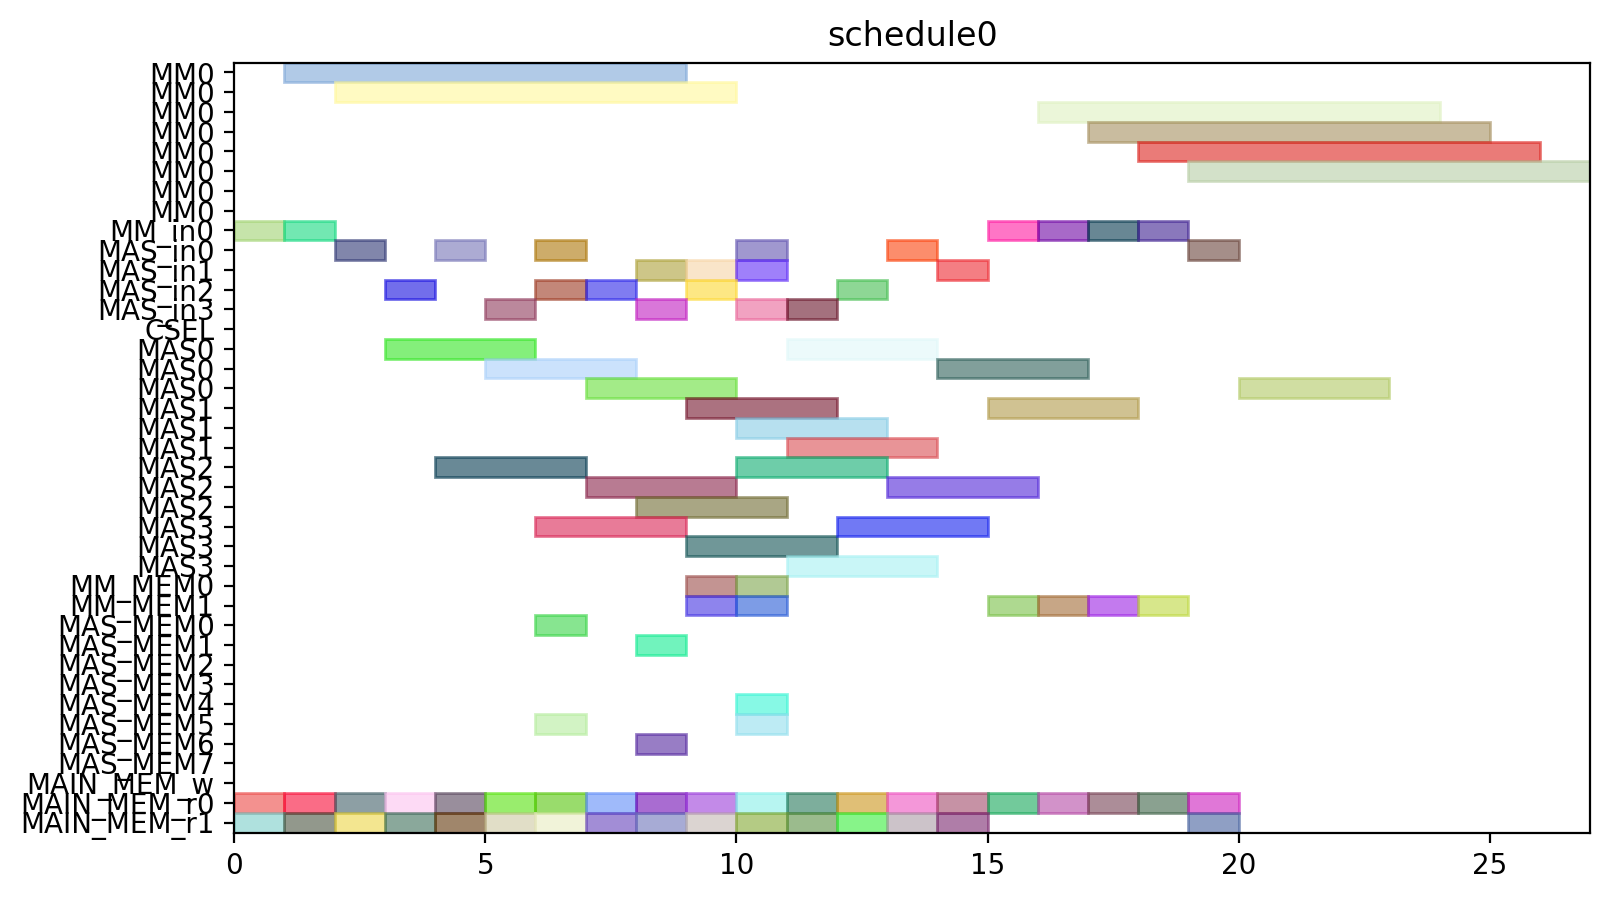

Recreate this plot in Python.
from pyschedule import Scenario, solvers, plotters, alt


def solve():
	horizon = 120
	S = Scenario("schedule0", horizon=horizon)

	# resource
	MM = S.Resources('MM', num=1, size=8)
	MM_in = S.Resources('MM_in', num=1)
	MAS_in = S.Resources('MAS_in', num=4)
	CSEL = S.Resource('CSEL')
	MAS = S.Resources('MAS', num=4, size=3, periods=range(1, horizon))
	MM_MEM = S.Resources('MM_MEM', num=2)
	MAS_MEM = S.Resources('MAS_MEM', num=8)
	MAIN_MEM_w = S.Resource('MAIN_MEM_w', size=1)
	MAIN_MEM_r = S.Resources('MAIN_MEM_r', num=2)

	# result of previous scheduling

	# new tasks
	c_qinv_denom_inv0 = S.Task('c_qinv_denom_inv0', length=8, delay_cost=1)
	c_qinv_denom_inv0 += alt(MM)
	c_qinv_denom_inv0_in = S.Task('c_qinv_denom_inv0_in', length=1, delay_cost=1)
	c_qinv_denom_inv0_in += alt(MM_in)
	S += c_qinv_denom_inv0_in*MM_in[0]<=c_qinv_denom_inv0*MM[0]
	c_qinv_denom_inv0_mem0 = S.Task('c_qinv_denom_inv0_mem0', length=1, delay_cost=1)
	c_qinv_denom_inv0_mem0 += MAIN_MEM_r[0]
	S += c_qinv_denom_inv0_mem0 <= c_qinv_denom_inv0

	c_qinv_denom_inv0_mem1 = S.Task('c_qinv_denom_inv0_mem1', length=1, delay_cost=1)
	c_qinv_denom_inv0_mem1 += MAIN_MEM_r[1]
	S += c_qinv_denom_inv0_mem1 <= c_qinv_denom_inv0

	c_qinv_denom_inv1_ = S.Task('c_qinv_denom_inv1_', length=8, delay_cost=1)
	c_qinv_denom_inv1_ += alt(MM)
	c_qinv_denom_inv1__in = S.Task('c_qinv_denom_inv1__in', length=1, delay_cost=1)
	c_qinv_denom_inv1__in += alt(MM_in)
	S += c_qinv_denom_inv1__in*MM_in[0]<=c_qinv_denom_inv1_*MM[0]
	c_qinv_denom_inv1__mem0 = S.Task('c_qinv_denom_inv1__mem0', length=1, delay_cost=1)
	c_qinv_denom_inv1__mem0 += MAIN_MEM_r[0]
	S += c_qinv_denom_inv1__mem0 <= c_qinv_denom_inv1_

	c_qinv_denom_inv1__mem1 = S.Task('c_qinv_denom_inv1__mem1', length=1, delay_cost=1)
	c_qinv_denom_inv1__mem1 += MAIN_MEM_r[1]
	S += c_qinv_denom_inv1__mem1 <= c_qinv_denom_inv1_

	c_qinv0_t2 = S.Task('c_qinv0_t2', length=3, delay_cost=1)
	c_qinv0_t2 += alt(MAS)
	c_qinv0_t2_in = S.Task('c_qinv0_t2_in', length=1, delay_cost=1)
	c_qinv0_t2_in += alt(MAS_in)
	S += c_qinv0_t2_in*MAS_in[0]<=c_qinv0_t2*MAS[0]

	S += c_qinv0_t2_in*MAS_in[1]<=c_qinv0_t2*MAS[1]

	S += c_qinv0_t2_in*MAS_in[2]<=c_qinv0_t2*MAS[2]

	S += c_qinv0_t2_in*MAS_in[3]<=c_qinv0_t2*MAS[3]

	c_qinv0_t2_mem0 = S.Task('c_qinv0_t2_mem0', length=1, delay_cost=1)
	c_qinv0_t2_mem0 += MAIN_MEM_r[0]
	S += c_qinv0_t2_mem0 <= c_qinv0_t2

	c_qinv0_t2_mem1 = S.Task('c_qinv0_t2_mem1', length=1, delay_cost=1)
	c_qinv0_t2_mem1 += MAIN_MEM_r[1]
	S += c_qinv0_t2_mem1 <= c_qinv0_t2

	c_qinv1__t2 = S.Task('c_qinv1__t2', length=3, delay_cost=1)
	c_qinv1__t2 += alt(MAS)
	c_qinv1__t2_in = S.Task('c_qinv1__t2_in', length=1, delay_cost=1)
	c_qinv1__t2_in += alt(MAS_in)
	S += c_qinv1__t2_in*MAS_in[0]<=c_qinv1__t2*MAS[0]

	S += c_qinv1__t2_in*MAS_in[1]<=c_qinv1__t2*MAS[1]

	S += c_qinv1__t2_in*MAS_in[2]<=c_qinv1__t2*MAS[2]

	S += c_qinv1__t2_in*MAS_in[3]<=c_qinv1__t2*MAS[3]

	c_qinv1__t2_mem0 = S.Task('c_qinv1__t2_mem0', length=1, delay_cost=1)
	c_qinv1__t2_mem0 += MAIN_MEM_r[0]
	S += c_qinv1__t2_mem0 <= c_qinv1__t2

	c_qinv1__t2_mem1 = S.Task('c_qinv1__t2_mem1', length=1, delay_cost=1)
	c_qinv1__t2_mem1 += MAIN_MEM_r[1]
	S += c_qinv1__t2_mem1 <= c_qinv1__t2

	c0_t0_t2 = S.Task('c0_t0_t2', length=3, delay_cost=1)
	c0_t0_t2 += alt(MAS)
	c0_t0_t2_in = S.Task('c0_t0_t2_in', length=1, delay_cost=1)
	c0_t0_t2_in += alt(MAS_in)
	S += c0_t0_t2_in*MAS_in[0]<=c0_t0_t2*MAS[0]

	S += c0_t0_t2_in*MAS_in[1]<=c0_t0_t2*MAS[1]

	S += c0_t0_t2_in*MAS_in[2]<=c0_t0_t2*MAS[2]

	S += c0_t0_t2_in*MAS_in[3]<=c0_t0_t2*MAS[3]

	c0_t0_t2_mem0 = S.Task('c0_t0_t2_mem0', length=1, delay_cost=1)
	c0_t0_t2_mem0 += MAIN_MEM_r[0]
	S += c0_t0_t2_mem0 <= c0_t0_t2

	c0_t0_t2_mem1 = S.Task('c0_t0_t2_mem1', length=1, delay_cost=1)
	c0_t0_t2_mem1 += MAIN_MEM_r[1]
	S += c0_t0_t2_mem1 <= c0_t0_t2

	c0_t1_t2 = S.Task('c0_t1_t2', length=3, delay_cost=1)
	c0_t1_t2 += alt(MAS)
	c0_t1_t2_in = S.Task('c0_t1_t2_in', length=1, delay_cost=1)
	c0_t1_t2_in += alt(MAS_in)
	S += c0_t1_t2_in*MAS_in[0]<=c0_t1_t2*MAS[0]

	S += c0_t1_t2_in*MAS_in[1]<=c0_t1_t2*MAS[1]

	S += c0_t1_t2_in*MAS_in[2]<=c0_t1_t2*MAS[2]

	S += c0_t1_t2_in*MAS_in[3]<=c0_t1_t2*MAS[3]

	c0_t1_t2_mem0 = S.Task('c0_t1_t2_mem0', length=1, delay_cost=1)
	c0_t1_t2_mem0 += MAIN_MEM_r[0]
	S += c0_t1_t2_mem0 <= c0_t1_t2

	c0_t1_t2_mem1 = S.Task('c0_t1_t2_mem1', length=1, delay_cost=1)
	c0_t1_t2_mem1 += MAIN_MEM_r[1]
	S += c0_t1_t2_mem1 <= c0_t1_t2

	c0_t20 = S.Task('c0_t20', length=3, delay_cost=1)
	c0_t20 += alt(MAS)
	c0_t20_in = S.Task('c0_t20_in', length=1, delay_cost=1)
	c0_t20_in += alt(MAS_in)
	S += c0_t20_in*MAS_in[0]<=c0_t20*MAS[0]

	S += c0_t20_in*MAS_in[1]<=c0_t20*MAS[1]

	S += c0_t20_in*MAS_in[2]<=c0_t20*MAS[2]

	S += c0_t20_in*MAS_in[3]<=c0_t20*MAS[3]

	c0_t20_mem0 = S.Task('c0_t20_mem0', length=1, delay_cost=1)
	c0_t20_mem0 += MAIN_MEM_r[0]
	S += c0_t20_mem0 <= c0_t20

	c0_t20_mem1 = S.Task('c0_t20_mem1', length=1, delay_cost=1)
	c0_t20_mem1 += MAIN_MEM_r[1]
	S += c0_t20_mem1 <= c0_t20

	c0_t21 = S.Task('c0_t21', length=3, delay_cost=1)
	c0_t21 += alt(MAS)
	c0_t21_in = S.Task('c0_t21_in', length=1, delay_cost=1)
	c0_t21_in += alt(MAS_in)
	S += c0_t21_in*MAS_in[0]<=c0_t21*MAS[0]

	S += c0_t21_in*MAS_in[1]<=c0_t21*MAS[1]

	S += c0_t21_in*MAS_in[2]<=c0_t21*MAS[2]

	S += c0_t21_in*MAS_in[3]<=c0_t21*MAS[3]

	c0_t21_mem0 = S.Task('c0_t21_mem0', length=1, delay_cost=1)
	c0_t21_mem0 += MAIN_MEM_r[0]
	S += c0_t21_mem0 <= c0_t21

	c0_t21_mem1 = S.Task('c0_t21_mem1', length=1, delay_cost=1)
	c0_t21_mem1 += MAIN_MEM_r[1]
	S += c0_t21_mem1 <= c0_t21

	c1_t0_t2 = S.Task('c1_t0_t2', length=3, delay_cost=1)
	c1_t0_t2 += alt(MAS)
	c1_t0_t2_in = S.Task('c1_t0_t2_in', length=1, delay_cost=1)
	c1_t0_t2_in += alt(MAS_in)
	S += c1_t0_t2_in*MAS_in[0]<=c1_t0_t2*MAS[0]

	S += c1_t0_t2_in*MAS_in[1]<=c1_t0_t2*MAS[1]

	S += c1_t0_t2_in*MAS_in[2]<=c1_t0_t2*MAS[2]

	S += c1_t0_t2_in*MAS_in[3]<=c1_t0_t2*MAS[3]

	c1_t0_t2_mem0 = S.Task('c1_t0_t2_mem0', length=1, delay_cost=1)
	c1_t0_t2_mem0 += MAIN_MEM_r[0]
	S += c1_t0_t2_mem0 <= c1_t0_t2

	c1_t0_t2_mem1 = S.Task('c1_t0_t2_mem1', length=1, delay_cost=1)
	c1_t0_t2_mem1 += MAIN_MEM_r[1]
	S += c1_t0_t2_mem1 <= c1_t0_t2

	c1_t1_t2 = S.Task('c1_t1_t2', length=3, delay_cost=1)
	c1_t1_t2 += alt(MAS)
	c1_t1_t2_in = S.Task('c1_t1_t2_in', length=1, delay_cost=1)
	c1_t1_t2_in += alt(MAS_in)
	S += c1_t1_t2_in*MAS_in[0]<=c1_t1_t2*MAS[0]

	S += c1_t1_t2_in*MAS_in[1]<=c1_t1_t2*MAS[1]

	S += c1_t1_t2_in*MAS_in[2]<=c1_t1_t2*MAS[2]

	S += c1_t1_t2_in*MAS_in[3]<=c1_t1_t2*MAS[3]

	c1_t1_t2_mem0 = S.Task('c1_t1_t2_mem0', length=1, delay_cost=1)
	c1_t1_t2_mem0 += MAIN_MEM_r[0]
	S += c1_t1_t2_mem0 <= c1_t1_t2

	c1_t1_t2_mem1 = S.Task('c1_t1_t2_mem1', length=1, delay_cost=1)
	c1_t1_t2_mem1 += MAIN_MEM_r[1]
	S += c1_t1_t2_mem1 <= c1_t1_t2

	c1_t20 = S.Task('c1_t20', length=3, delay_cost=1)
	c1_t20 += alt(MAS)
	c1_t20_in = S.Task('c1_t20_in', length=1, delay_cost=1)
	c1_t20_in += alt(MAS_in)
	S += c1_t20_in*MAS_in[0]<=c1_t20*MAS[0]

	S += c1_t20_in*MAS_in[1]<=c1_t20*MAS[1]

	S += c1_t20_in*MAS_in[2]<=c1_t20*MAS[2]

	S += c1_t20_in*MAS_in[3]<=c1_t20*MAS[3]

	c1_t20_mem0 = S.Task('c1_t20_mem0', length=1, delay_cost=1)
	c1_t20_mem0 += MAIN_MEM_r[0]
	S += c1_t20_mem0 <= c1_t20

	c1_t20_mem1 = S.Task('c1_t20_mem1', length=1, delay_cost=1)
	c1_t20_mem1 += MAIN_MEM_r[1]
	S += c1_t20_mem1 <= c1_t20

	c1_t21 = S.Task('c1_t21', length=3, delay_cost=1)
	c1_t21 += alt(MAS)
	c1_t21_in = S.Task('c1_t21_in', length=1, delay_cost=1)
	c1_t21_in += alt(MAS_in)
	S += c1_t21_in*MAS_in[0]<=c1_t21*MAS[0]

	S += c1_t21_in*MAS_in[1]<=c1_t21*MAS[1]

	S += c1_t21_in*MAS_in[2]<=c1_t21*MAS[2]

	S += c1_t21_in*MAS_in[3]<=c1_t21*MAS[3]

	c1_t21_mem0 = S.Task('c1_t21_mem0', length=1, delay_cost=1)
	c1_t21_mem0 += MAIN_MEM_r[0]
	S += c1_t21_mem0 <= c1_t21

	c1_t21_mem1 = S.Task('c1_t21_mem1', length=1, delay_cost=1)
	c1_t21_mem1 += MAIN_MEM_r[1]
	S += c1_t21_mem1 <= c1_t21

	c2_t0_t2 = S.Task('c2_t0_t2', length=3, delay_cost=1)
	c2_t0_t2 += alt(MAS)
	c2_t0_t2_in = S.Task('c2_t0_t2_in', length=1, delay_cost=1)
	c2_t0_t2_in += alt(MAS_in)
	S += c2_t0_t2_in*MAS_in[0]<=c2_t0_t2*MAS[0]

	S += c2_t0_t2_in*MAS_in[1]<=c2_t0_t2*MAS[1]

	S += c2_t0_t2_in*MAS_in[2]<=c2_t0_t2*MAS[2]

	S += c2_t0_t2_in*MAS_in[3]<=c2_t0_t2*MAS[3]

	c2_t0_t2_mem0 = S.Task('c2_t0_t2_mem0', length=1, delay_cost=1)
	c2_t0_t2_mem0 += MAIN_MEM_r[0]
	S += c2_t0_t2_mem0 <= c2_t0_t2

	c2_t0_t2_mem1 = S.Task('c2_t0_t2_mem1', length=1, delay_cost=1)
	c2_t0_t2_mem1 += MAIN_MEM_r[1]
	S += c2_t0_t2_mem1 <= c2_t0_t2

	c2_t1_t2 = S.Task('c2_t1_t2', length=3, delay_cost=1)
	c2_t1_t2 += alt(MAS)
	c2_t1_t2_in = S.Task('c2_t1_t2_in', length=1, delay_cost=1)
	c2_t1_t2_in += alt(MAS_in)
	S += c2_t1_t2_in*MAS_in[0]<=c2_t1_t2*MAS[0]

	S += c2_t1_t2_in*MAS_in[1]<=c2_t1_t2*MAS[1]

	S += c2_t1_t2_in*MAS_in[2]<=c2_t1_t2*MAS[2]

	S += c2_t1_t2_in*MAS_in[3]<=c2_t1_t2*MAS[3]

	c2_t1_t2_mem0 = S.Task('c2_t1_t2_mem0', length=1, delay_cost=1)
	c2_t1_t2_mem0 += MAIN_MEM_r[0]
	S += c2_t1_t2_mem0 <= c2_t1_t2

	c2_t1_t2_mem1 = S.Task('c2_t1_t2_mem1', length=1, delay_cost=1)
	c2_t1_t2_mem1 += MAIN_MEM_r[1]
	S += c2_t1_t2_mem1 <= c2_t1_t2

	c2_t20 = S.Task('c2_t20', length=3, delay_cost=1)
	c2_t20 += alt(MAS)
	c2_t20_in = S.Task('c2_t20_in', length=1, delay_cost=1)
	c2_t20_in += alt(MAS_in)
	S += c2_t20_in*MAS_in[0]<=c2_t20*MAS[0]

	S += c2_t20_in*MAS_in[1]<=c2_t20*MAS[1]

	S += c2_t20_in*MAS_in[2]<=c2_t20*MAS[2]

	S += c2_t20_in*MAS_in[3]<=c2_t20*MAS[3]

	c2_t20_mem0 = S.Task('c2_t20_mem0', length=1, delay_cost=1)
	c2_t20_mem0 += MAIN_MEM_r[0]
	S += c2_t20_mem0 <= c2_t20

	c2_t20_mem1 = S.Task('c2_t20_mem1', length=1, delay_cost=1)
	c2_t20_mem1 += MAIN_MEM_r[1]
	S += c2_t20_mem1 <= c2_t20

	c2_t21 = S.Task('c2_t21', length=3, delay_cost=1)
	c2_t21 += alt(MAS)
	c2_t21_in = S.Task('c2_t21_in', length=1, delay_cost=1)
	c2_t21_in += alt(MAS_in)
	S += c2_t21_in*MAS_in[0]<=c2_t21*MAS[0]

	S += c2_t21_in*MAS_in[1]<=c2_t21*MAS[1]

	S += c2_t21_in*MAS_in[2]<=c2_t21*MAS[2]

	S += c2_t21_in*MAS_in[3]<=c2_t21*MAS[3]

	c2_t21_mem0 = S.Task('c2_t21_mem0', length=1, delay_cost=1)
	c2_t21_mem0 += MAIN_MEM_r[0]
	S += c2_t21_mem0 <= c2_t21

	c2_t21_mem1 = S.Task('c2_t21_mem1', length=1, delay_cost=1)
	c2_t21_mem1 += MAIN_MEM_r[1]
	S += c2_t21_mem1 <= c2_t21

	c_qinv0_t0 = S.Task('c_qinv0_t0', length=8, delay_cost=1)
	c_qinv0_t0 += alt(MM)
	c_qinv0_t0_in = S.Task('c_qinv0_t0_in', length=1, delay_cost=1)
	c_qinv0_t0_in += alt(MM_in)
	S += c_qinv0_t0_in*MM_in[0]<=c_qinv0_t0*MM[0]
	c_qinv0_t0_mem0 = S.Task('c_qinv0_t0_mem0', length=1, delay_cost=1)
	c_qinv0_t0_mem0 += MAIN_MEM_r[0]
	S += c_qinv0_t0_mem0 <= c_qinv0_t0

	c_qinv0_t0_mem1 = S.Task('c_qinv0_t0_mem1', length=1, delay_cost=1)
	c_qinv0_t0_mem1 += alt(MM_MEM)
	S += (c_qinv_denom_inv0*MM[0])-1 < c_qinv0_t0_mem1*MM_MEM[1]
	S += c_qinv0_t0_mem1 <= c_qinv0_t0

	c_qinv0_t1 = S.Task('c_qinv0_t1', length=8, delay_cost=1)
	c_qinv0_t1 += alt(MM)
	c_qinv0_t1_in = S.Task('c_qinv0_t1_in', length=1, delay_cost=1)
	c_qinv0_t1_in += alt(MM_in)
	S += c_qinv0_t1_in*MM_in[0]<=c_qinv0_t1*MM[0]
	c_qinv0_t1_mem0 = S.Task('c_qinv0_t1_mem0', length=1, delay_cost=1)
	c_qinv0_t1_mem0 += MAIN_MEM_r[0]
	S += c_qinv0_t1_mem0 <= c_qinv0_t1

	c_qinv0_t1_mem1 = S.Task('c_qinv0_t1_mem1', length=1, delay_cost=1)
	c_qinv0_t1_mem1 += alt(MM_MEM)
	S += (c_qinv_denom_inv1_*MM[0])-1 < c_qinv0_t1_mem1*MM_MEM[1]
	S += c_qinv0_t1_mem1 <= c_qinv0_t1

	c_qinv0_t3 = S.Task('c_qinv0_t3', length=3, delay_cost=1)
	c_qinv0_t3 += alt(MAS)
	c_qinv0_t3_in = S.Task('c_qinv0_t3_in', length=1, delay_cost=1)
	c_qinv0_t3_in += alt(MAS_in)
	S += c_qinv0_t3_in*MAS_in[0]<=c_qinv0_t3*MAS[0]

	S += c_qinv0_t3_in*MAS_in[1]<=c_qinv0_t3*MAS[1]

	S += c_qinv0_t3_in*MAS_in[2]<=c_qinv0_t3*MAS[2]

	S += c_qinv0_t3_in*MAS_in[3]<=c_qinv0_t3*MAS[3]

	c_qinv0_t3_mem0 = S.Task('c_qinv0_t3_mem0', length=1, delay_cost=1)
	c_qinv0_t3_mem0 += alt(MM_MEM)
	S += (c_qinv_denom_inv0*MM[0])-1 < c_qinv0_t3_mem0*MM_MEM[0]
	S += c_qinv0_t3_mem0 <= c_qinv0_t3

	c_qinv0_t3_mem1 = S.Task('c_qinv0_t3_mem1', length=1, delay_cost=1)
	c_qinv0_t3_mem1 += alt(MM_MEM)
	S += (c_qinv_denom_inv1_*MM[0])-1 < c_qinv0_t3_mem1*MM_MEM[1]
	S += c_qinv0_t3_mem1 <= c_qinv0_t3

	c_qinv1__t0 = S.Task('c_qinv1__t0', length=8, delay_cost=1)
	c_qinv1__t0 += alt(MM)
	c_qinv1__t0_in = S.Task('c_qinv1__t0_in', length=1, delay_cost=1)
	c_qinv1__t0_in += alt(MM_in)
	S += c_qinv1__t0_in*MM_in[0]<=c_qinv1__t0*MM[0]
	c_qinv1__t0_mem0 = S.Task('c_qinv1__t0_mem0', length=1, delay_cost=1)
	c_qinv1__t0_mem0 += MAIN_MEM_r[0]
	S += c_qinv1__t0_mem0 <= c_qinv1__t0

	c_qinv1__t0_mem1 = S.Task('c_qinv1__t0_mem1', length=1, delay_cost=1)
	c_qinv1__t0_mem1 += alt(MM_MEM)
	S += (c_qinv_denom_inv0*MM[0])-1 < c_qinv1__t0_mem1*MM_MEM[1]
	S += c_qinv1__t0_mem1 <= c_qinv1__t0

	c_qinv1__t1 = S.Task('c_qinv1__t1', length=8, delay_cost=1)
	c_qinv1__t1 += alt(MM)
	c_qinv1__t1_in = S.Task('c_qinv1__t1_in', length=1, delay_cost=1)
	c_qinv1__t1_in += alt(MM_in)
	S += c_qinv1__t1_in*MM_in[0]<=c_qinv1__t1*MM[0]
	c_qinv1__t1_mem0 = S.Task('c_qinv1__t1_mem0', length=1, delay_cost=1)
	c_qinv1__t1_mem0 += MAIN_MEM_r[0]
	S += c_qinv1__t1_mem0 <= c_qinv1__t1

	c_qinv1__t1_mem1 = S.Task('c_qinv1__t1_mem1', length=1, delay_cost=1)
	c_qinv1__t1_mem1 += alt(MM_MEM)
	S += (c_qinv_denom_inv1_*MM[0])-1 < c_qinv1__t1_mem1*MM_MEM[1]
	S += c_qinv1__t1_mem1 <= c_qinv1__t1

	c_qinv1__t3 = S.Task('c_qinv1__t3', length=3, delay_cost=1)
	c_qinv1__t3 += alt(MAS)
	c_qinv1__t3_in = S.Task('c_qinv1__t3_in', length=1, delay_cost=1)
	c_qinv1__t3_in += alt(MAS_in)
	S += c_qinv1__t3_in*MAS_in[0]<=c_qinv1__t3*MAS[0]

	S += c_qinv1__t3_in*MAS_in[1]<=c_qinv1__t3*MAS[1]

	S += c_qinv1__t3_in*MAS_in[2]<=c_qinv1__t3*MAS[2]

	S += c_qinv1__t3_in*MAS_in[3]<=c_qinv1__t3*MAS[3]

	c_qinv1__t3_mem0 = S.Task('c_qinv1__t3_mem0', length=1, delay_cost=1)
	c_qinv1__t3_mem0 += alt(MM_MEM)
	S += (c_qinv_denom_inv0*MM[0])-1 < c_qinv1__t3_mem0*MM_MEM[0]
	S += c_qinv1__t3_mem0 <= c_qinv1__t3

	c_qinv1__t3_mem1 = S.Task('c_qinv1__t3_mem1', length=1, delay_cost=1)
	c_qinv1__t3_mem1 += alt(MM_MEM)
	S += (c_qinv_denom_inv1_*MM[0])-1 < c_qinv1__t3_mem1*MM_MEM[1]
	S += c_qinv1__t3_mem1 <= c_qinv1__t3

	c0_t4_t2 = S.Task('c0_t4_t2', length=3, delay_cost=1)
	c0_t4_t2 += alt(MAS)
	c0_t4_t2_in = S.Task('c0_t4_t2_in', length=1, delay_cost=1)
	c0_t4_t2_in += alt(MAS_in)
	S += c0_t4_t2_in*MAS_in[0]<=c0_t4_t2*MAS[0]

	S += c0_t4_t2_in*MAS_in[1]<=c0_t4_t2*MAS[1]

	S += c0_t4_t2_in*MAS_in[2]<=c0_t4_t2*MAS[2]

	S += c0_t4_t2_in*MAS_in[3]<=c0_t4_t2*MAS[3]

	c0_t4_t2_mem0 = S.Task('c0_t4_t2_mem0', length=1, delay_cost=1)
	c0_t4_t2_mem0 += alt(MAS_MEM)
	S += (c0_t20*MAS[0])-1 < c0_t4_t2_mem0*MAS_MEM[0]
	S += (c0_t20*MAS[1])-1 < c0_t4_t2_mem0*MAS_MEM[2]
	S += (c0_t20*MAS[2])-1 < c0_t4_t2_mem0*MAS_MEM[4]
	S += (c0_t20*MAS[3])-1 < c0_t4_t2_mem0*MAS_MEM[6]
	S += c0_t4_t2_mem0 <= c0_t4_t2

	c0_t4_t2_mem1 = S.Task('c0_t4_t2_mem1', length=1, delay_cost=1)
	c0_t4_t2_mem1 += alt(MAS_MEM)
	S += (c0_t21*MAS[0])-1 < c0_t4_t2_mem1*MAS_MEM[1]
	S += (c0_t21*MAS[1])-1 < c0_t4_t2_mem1*MAS_MEM[3]
	S += (c0_t21*MAS[2])-1 < c0_t4_t2_mem1*MAS_MEM[5]
	S += (c0_t21*MAS[3])-1 < c0_t4_t2_mem1*MAS_MEM[7]
	S += c0_t4_t2_mem1 <= c0_t4_t2

	c1_t4_t2 = S.Task('c1_t4_t2', length=3, delay_cost=1)
	c1_t4_t2 += alt(MAS)
	c1_t4_t2_in = S.Task('c1_t4_t2_in', length=1, delay_cost=1)
	c1_t4_t2_in += alt(MAS_in)
	S += c1_t4_t2_in*MAS_in[0]<=c1_t4_t2*MAS[0]

	S += c1_t4_t2_in*MAS_in[1]<=c1_t4_t2*MAS[1]

	S += c1_t4_t2_in*MAS_in[2]<=c1_t4_t2*MAS[2]

	S += c1_t4_t2_in*MAS_in[3]<=c1_t4_t2*MAS[3]

	c1_t4_t2_mem0 = S.Task('c1_t4_t2_mem0', length=1, delay_cost=1)
	c1_t4_t2_mem0 += alt(MAS_MEM)
	S += (c1_t20*MAS[0])-1 < c1_t4_t2_mem0*MAS_MEM[0]
	S += (c1_t20*MAS[1])-1 < c1_t4_t2_mem0*MAS_MEM[2]
	S += (c1_t20*MAS[2])-1 < c1_t4_t2_mem0*MAS_MEM[4]
	S += (c1_t20*MAS[3])-1 < c1_t4_t2_mem0*MAS_MEM[6]
	S += c1_t4_t2_mem0 <= c1_t4_t2

	c1_t4_t2_mem1 = S.Task('c1_t4_t2_mem1', length=1, delay_cost=1)
	c1_t4_t2_mem1 += alt(MAS_MEM)
	S += (c1_t21*MAS[0])-1 < c1_t4_t2_mem1*MAS_MEM[1]
	S += (c1_t21*MAS[1])-1 < c1_t4_t2_mem1*MAS_MEM[3]
	S += (c1_t21*MAS[2])-1 < c1_t4_t2_mem1*MAS_MEM[5]
	S += (c1_t21*MAS[3])-1 < c1_t4_t2_mem1*MAS_MEM[7]
	S += c1_t4_t2_mem1 <= c1_t4_t2

	c2_t4_t2 = S.Task('c2_t4_t2', length=3, delay_cost=1)
	c2_t4_t2 += alt(MAS)
	c2_t4_t2_in = S.Task('c2_t4_t2_in', length=1, delay_cost=1)
	c2_t4_t2_in += alt(MAS_in)
	S += c2_t4_t2_in*MAS_in[0]<=c2_t4_t2*MAS[0]

	S += c2_t4_t2_in*MAS_in[1]<=c2_t4_t2*MAS[1]

	S += c2_t4_t2_in*MAS_in[2]<=c2_t4_t2*MAS[2]

	S += c2_t4_t2_in*MAS_in[3]<=c2_t4_t2*MAS[3]

	c2_t4_t2_mem0 = S.Task('c2_t4_t2_mem0', length=1, delay_cost=1)
	c2_t4_t2_mem0 += alt(MAS_MEM)
	S += (c2_t20*MAS[0])-1 < c2_t4_t2_mem0*MAS_MEM[0]
	S += (c2_t20*MAS[1])-1 < c2_t4_t2_mem0*MAS_MEM[2]
	S += (c2_t20*MAS[2])-1 < c2_t4_t2_mem0*MAS_MEM[4]
	S += (c2_t20*MAS[3])-1 < c2_t4_t2_mem0*MAS_MEM[6]
	S += c2_t4_t2_mem0 <= c2_t4_t2

	c2_t4_t2_mem1 = S.Task('c2_t4_t2_mem1', length=1, delay_cost=1)
	c2_t4_t2_mem1 += alt(MAS_MEM)
	S += (c2_t21*MAS[0])-1 < c2_t4_t2_mem1*MAS_MEM[1]
	S += (c2_t21*MAS[1])-1 < c2_t4_t2_mem1*MAS_MEM[3]
	S += (c2_t21*MAS[2])-1 < c2_t4_t2_mem1*MAS_MEM[5]
	S += (c2_t21*MAS[3])-1 < c2_t4_t2_mem1*MAS_MEM[7]
	S += c2_t4_t2_mem1 <= c2_t4_t2

	solvers.mip.solve(S,msg=1,kind='CPLEX',ratio_gap=1.01)

	solution = [['hoge']*len(S.solution()[1]) for i in range(len(S.solution()))]
	for i in range(len(S.solution())):
		for j in range(len(S.solution()[i])):
			solution[i][j]=str(S.solution()[i][j])
	print(solution)

	cycles = int(solution[-1][3])

	pic_file_name = "/home/mfukuda/ABE/multiRAM_multiMAS_16mux/scheduling_result/stage8MM1_stage3MAS4/FP12_INV_AFTER_FPINV/schedule0.png"
	if(S.solution() != []):
		plotters.matplotlib.plot(S,img_filename=pic_file_name, show_task_labels=False, fig_size=(cycles*0.25+3, 5))

	return solution
